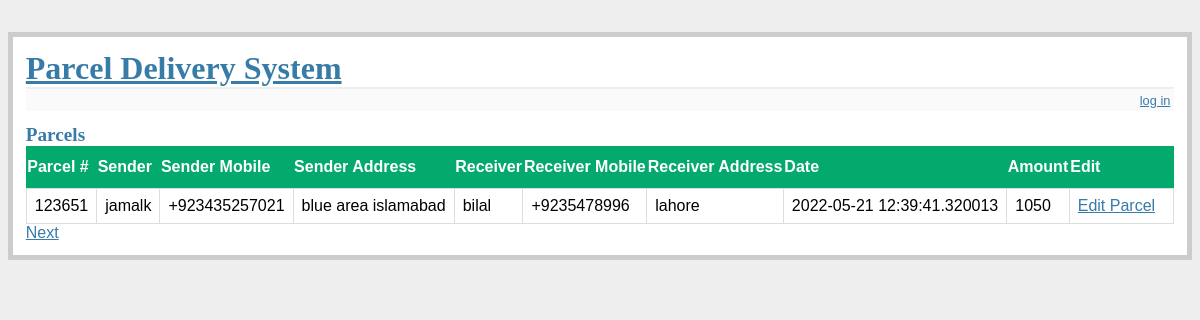
The app's page /parcels/, older data.
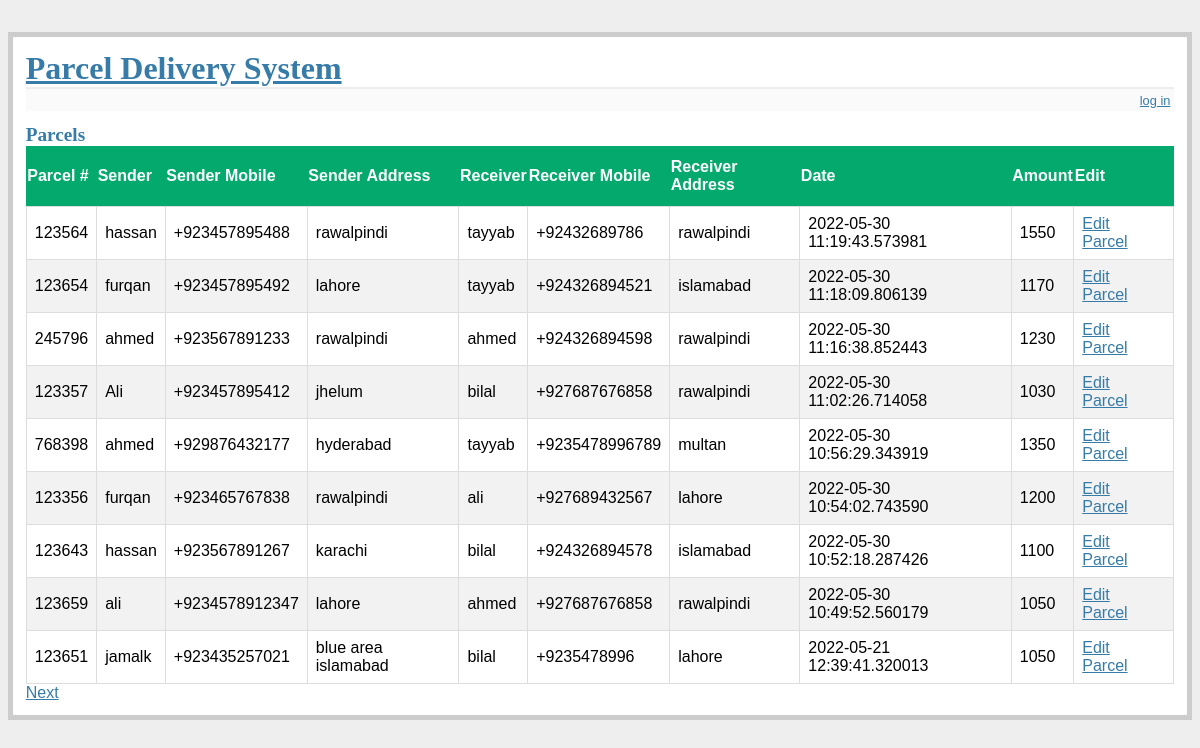
The same page, newer data.
### app.py (models this page shows, shortened)
class BaseModel(Model):
    class Meta:
        database = database

class Parcel(BaseModel):
    user = ForeignKeyField(User, backref='parcels')
    parcelnumber = TextField()
    sendername = TextField()
    sendermobilenumber = TextField()
    senderaddress = TextField()
    receivername = TextField()
    receivermobilenumber = TextField()
    receiveraddress = TextField()
    parcelweight = DecimalField()
    amount = DecimalField()
    pub_date = DateTimeField()
    destination_branch = IntegerField()
    is_received_at_destination = BitField()
    is_delivered_to_receiever = BitField()

### app.py (the view)
@app.route('/parcels/')
def parcels():
    parcels = Parcel.select().order_by(Parcel.pub_date.desc())
    return object_list('parcels.html', parcels, 'parcel_list')

### app.py (called while the page is built)
def get_current_user():
    if session.get('logged_in'):
        return User.get(User.id == session['user_id'])

def object_list(template_name, qr, var_name='object_list', **kwargs):
    kwargs.update(
        page=int(request.args.get('page', 1)),
        pages=qr.count() / 4 + 1)
    kwargs[var_name] = qr.paginate(kwargs['page'])
    return render_template(template_name, **kwargs)

@app.before_request
def before_request():
    g.db = database
    g.db.connect(reuse_if_open = True)

@app.after_request
def after_request(response):
    g.db.close()
    return response

@app.context_processor
def _inject_user():
    return {'current_user': get_current_user()}

### templates/parcels.html
{% extends "layout.html" %}
{% block body %}
  <h2>Parcels</h2>
<table id="parcels">
    <thead>
    <tr>
        <th>Parcel #</th>
        <th>Sender</th>
        <th>Sender Mobile</th>
        <th>Sender Address</th>
        <th>Receiver</th>
       <th>Receiver Mobile</th>
        <th>Receiver Address</th>
         <th>Date</th>
       <th>Amount</th>
        <th>Edit</th>
    </tr>
    </thead>
    <tbody>
    {% for parcel in parcel_list %}
      {% include "includes/parcel.html" %}
    {% endfor %}
      </tbody>
</table>
  {% include "includes/pagination.html" %}
{% endblock %}

### templates/layout.html (shortened to what this page needs)
<!doctype html>
<link rel=stylesheet type=text/css href="{{ url_for('static', filename='style.css') }}">
<div class=page>
  <h1><a href="{{ url_for('homepage') }}">Parcel Delivery System</a></h1>
  <div class=metanav>
  {% if not session.logged_in %}
    <a href="{{ url_for('login') }}">log in</a>
  {% else %}
    <a href="{{ url_for('join') }}">create user</a>
    <a href="{{ url_for('parcels') }}">Parcels</a>
    <a href="{{ url_for('create') }}">create parcel</a>
    <a href="{{ url_for('logout') }}">log out</a>
  {% endif %}
  </div>
  {% block body %}{% endblock %}
</div>

### templates/includes/parcel.html
<tr>
 <td class="parcel-content">{{ parcel.parcelnumber }}</td>
 <td class="parcel-content">{{ parcel.sendername }}</td>
 <td class="parcel-content">{{ parcel.sendermobilenumber }}</td>
 <td class="parcel-content">{{ parcel.senderaddress }}</td>
 <td class="parcel-content">{{ parcel.receivername }}</td>
 <td class="parcel-content">{{ parcel.receivermobilenumber }}</td>
 <td class="parcel-content">{{ parcel.receiveraddress }}</td>
 <td class="parcel-content">{{ parcel.pub_date|urlize }}</td>
<td class="parcel-content">{{ parcel.amount }}</td>
  <td class="parcel-content">
    <a class="avatar" href="{{ url_for('editparcel' , id=parcel.id) }}">
    Edit Parcel
    </a>
  </td>
</tr>

### templates/includes/pagination.html (shortened to what this page needs)
{% if page < pages %}
  <a class="next" href="?page={{ page + 1 }}">Next</a>
{% endif %}

### static/style.css (style rules this page uses)
a, h1, h2 { color: #377BA8; }
h1, h2 { font-family: 'Georgia', serif; margin: 0; }
h1 { border-bottom: 2px solid #eee; }
h2 { font-size: 1.2em; }
.page { margin: 2em auto; border: 5px solid #ccc; padding: 0.8em; background: white; }
.metanav { text-align: right; font-size: 0.8em; padding: 0.3em; margin-bottom: 1em; background: #fafafa; }
.avatar { display: block; float: left; margin: 0 10px 0 0; }
.parcel-content { min-height: 80px; }
#parcels { font-family: Arial, Helvetica, sans-serif; border-collapse: collapse; width: 100%; }
#parcels td, #customers th { border: 1px solid #ddd; padding: 8px; }
#parcels tr:nth-child(even) { background-color: #f2f2f2; }
#parcels th { padding-top: 12px; padding-bottom: 12px; text-align: left; background-color: #04AA6D; color: white; }
* { box-sizing: border-box; }

Row changes from the older to the newer data that the page shows:
added Parcel: parcelnumber "123564", sendername "hassan", sendermobilenumber "+923457895488", senderaddress "rawalpindi", receivername "tayyab", receivermobilenumber "+92432689786", receiveraddress "rawalpindi", pub_date "2022-05-30 11:19:43.573981", amount "1550"
added Parcel: parcelnumber "123654", sendername "furqan", sendermobilenumber "+923457895492", senderaddress "lahore", receivername "tayyab", receivermobilenumber "+924326894521", receiveraddress "islamabad", pub_date "2022-05-30 11:18:09.806139", amount "1170"
added Parcel: parcelnumber "245796", sendername "ahmed", sendermobilenumber "+923567891233", senderaddress "rawalpindi", receivername "ahmed", receivermobilenumber "+924326894598", receiveraddress "rawalpindi", pub_date "2022-05-30 11:16:38.852443", amount "1230"
added Parcel: parcelnumber "123357", sendername "Ali", sendermobilenumber "+923457895412", senderaddress "jhelum", receivername "bilal", receivermobilenumber "+927687676858", receiveraddress "rawalpindi", pub_date "2022-05-30 11:02:26.714058", amount "1030"
added Parcel: parcelnumber "768398", sendername "ahmed", sendermobilenumber "+929876432177", senderaddress "hyderabad", receivername "tayyab", receivermobilenumber "+9235478996789", receiveraddress "multan", pub_date "2022-05-30 10:56:29.343919", amount "1350"
added Parcel: parcelnumber "123356", sendername "furqan", sendermobilenumber "+923465767838", senderaddress "rawalpindi", receivername "ali", receivermobilenumber "+927689432567", receiveraddress "lahore", pub_date "2022-05-30 10:54:02.743590", amount "1200"
added Parcel: parcelnumber "123643", sendername "hassan", sendermobilenumber "+923567891267", senderaddress "karachi", receivername "bilal", receivermobilenumber "+924326894578", receiveraddress "islamabad", pub_date "2022-05-30 10:52:18.287426", amount "1100"
added Parcel: parcelnumber "123659", sendername "ali", sendermobilenumber "+9234578912347", senderaddress "lahore", receivername "ahmed", receivermobilenumber "+927687676858", receiveraddress "rawalpindi", pub_date "2022-05-30 10:49:52.560179", amount "1050"
